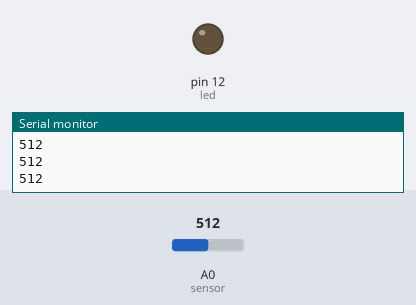
Simulated run of this sketch. Board: Arduino Uno, built with avr-gcc and run on an emulated ATmega328P. On the bench: output pins drawn as LEDs (lit = HIGH), the last lines printed to the serial monitor. Inputs (shaded band) come from the test bench; at power-on: A0 (sensor) = 512.

Above: at 1.2 s.
1.3 s: A0 (sensor) set to 268
2.8 s: A0 (sensor) set to 240
At 3.5 s:
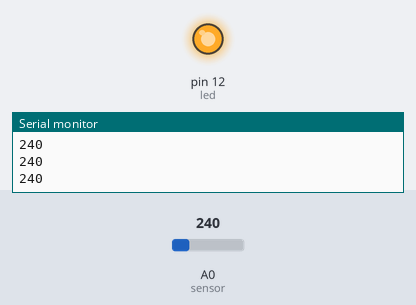
4.4 s: A0 (sensor) set to 263
At 4.9 s:
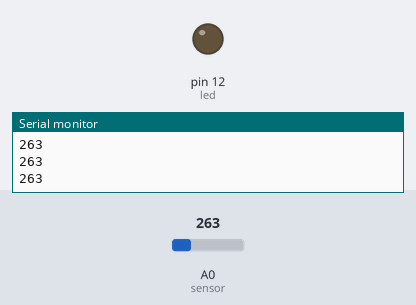
6.0 s: A0 (sensor) set to 243
At 7.5 s:
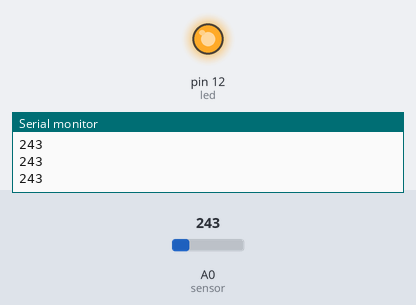
Timing chart, 0 to 8.6 s (numbered marks = the images above; inputs shaded):
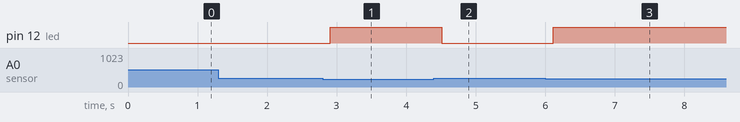

Measured:
- the behaviour switches between 254 and 253 on A0 (sensor) (found by bisection; images 0 and 1)
- after the input at 2.8 s, pin 12 (led): LOW → HIGH after 0.11 s
- after the input at 4.4 s, pin 12 (led): HIGH → LOW after 0.11 s
- after the input at 6.0 s, pin 12 (led): LOW → HIGH after 0.12 s

The sketch:

infrared.ino
```cpp
int led = 12;
int sensor= 0;
int val = 0;                 // variable to store the values from sensor(initially zero)

void setup()
{
  pinMode(led,OUTPUT);
  Serial.begin(9600);
}
void loop()
{

  val = analogRead(sensor);       // reads the value of the sharp sensor
  Serial.println(val);
   delay(100);

   if(val <= 253){
    digitalWrite(led,HIGH);
   }else{
    digitalWrite(led,LOW);
   }
}
```
